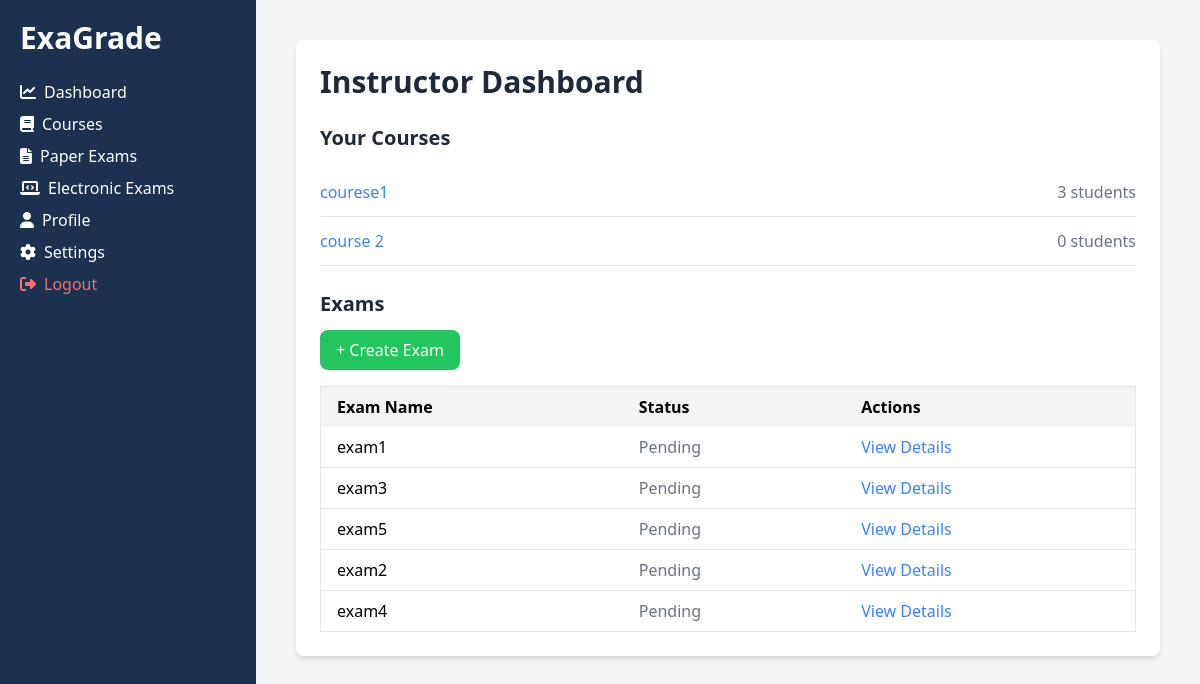
Page /users/dashboard/instructor/ (signed in) on the earlier database version.
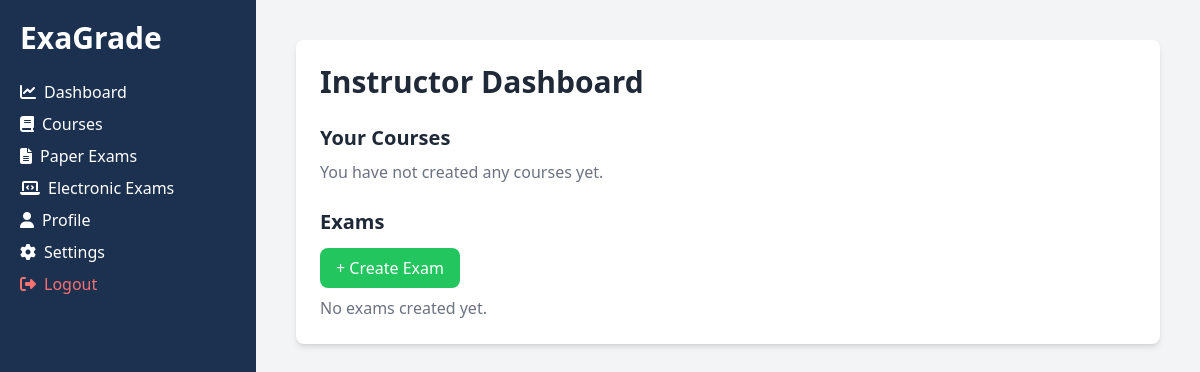
Same page on the later database version.
### courses/models.py (models this page shows, shortened)
class Course(models.Model):
    name = models.CharField(max_length=255)
    description = models.TextField(blank=True, null=True)
    instructor = models.ForeignKey(CustomUser, on_delete=models.CASCADE, related_name="courses")
    students = models.ManyToManyField(CustomUser, related_name="enrolled_courses", blank=True)
    course_code = models.CharField(max_length=6, unique=True, blank=True)  # Unique 6-digit code

### exams/models.py (models this page shows, shortened)
class Exam(models.Model):
    STATUS_CHOICES = [
        ("done", "Done"),
        ("progress", "Progress"),
        ("pending", "Pending"),
        ("requires_attention", "Requires Attention"),
    ]
    name = models.CharField(max_length=255)
    course = models.ForeignKey(Course, on_delete=models.CASCADE, related_name="exams")
    created_at = models.DateTimeField(auto_now_add=True)
    status = models.CharField(max_length=20, choices=STATUS_CHOICES, default="pending")
    instructor = models.ForeignKey(CustomUser, on_delete=models.CASCADE, related_name="exams")
    student_paper = models.FileField(upload_to="exams/student_papers/", blank=True, null=True)
    solution_module = models.FileField(upload_to="exams/solution_modules/", blank=True, null=True)
    total_marks = models.PositiveIntegerField(default=0)
    duration_minutes = models.PositiveIntegerField(default=0)

### users/views.py (the view)
# urls.py: path("dashboard/instructor/", instructor_dashboard, name="instructor_dashboard"),
@login_required
def instructor_dashboard(request):
    if not request.user.is_instructor:
        return redirect("users:student_dashboard")
    courses = Course.objects.filter(instructor=request.user)
    exams = Exam.objects.filter(course__in=courses)
    return render(request, "users/instructor_dashboard.html", {"courses": courses, "exams": exams})

### ExaGrade/users/templates/users/instructor_dashboard.html
{% extends "base.html" %}
{% block content %}
<div class="max-w-6xl mx-auto bg-white p-6 rounded-lg shadow-md">
    <h1 class="text-3xl font-bold text-gray-800">Instructor Dashboard</h1>
    <div class="mt-6">
        <h2 class="text-xl font-bold text-gray-800">Your Courses</h2>
        {% if courses %}
            <ul class="mt-4">
                {% for course in courses %}
                    <li class="border-b py-3 flex justify-between">
                        <a href="{% url 'courses:detail' course.id %}" class="text-blue-500 hover:underline">
                            {{ course.name }}
                        </a>
                        <span class="text-gray-500">{{ course.students.count }} students</span>
                    </li>
                {% endfor %}
            </ul>
        {% else %}
            <p class="text-gray-500 mt-2">You have not created any courses yet.</p>
        {% endif %}
    </div>
    <div class="mt-6">
        <h2 class="text-xl font-bold text-gray-800">Exams</h2>
        <a href="{% url 'exams:add' %}" class="mt-3 inline-block bg-green-500 text-white px-4 py-2 rounded-lg hover:bg-green-600">
            + Create Exam
        </a>
        {% if exams %}
            <table class="mt-4 w-full border">
                <thead>
                    <tr class="bg-gray-100">
                        <th class="py-2 px-4 text-left">Exam Name</th>
                        <th class="py-2 px-4 text-left">Status</th>
                        <th class="py-2 px-4 text-left">Actions</th>
                    </tr>
                </thead>
                <tbody>
                    {% for exam in exams %}
                        <tr class="border-b">
                            <td class="py-2 px-4">{{ exam.name }}</td>
                            <td class="py-2 px-4">
                                {% if exam.status == "done" %}
                                    <span class="text-green-500">Completed</span>
                                {% elif exam.status == "progress" %}
                                    <span class="text-yellow-500">In Progress</span>
                                {% else %}
                                    <span class="text-gray-500">Pending</span>
                                {% endif %}
                            </td>
                            <td class="py-2 px-4">
                                <a href="{% url 'exams:detail' exam.id %}" class="text-blue-500 hover:underline">View Details</a>
                            </td>
                        </tr>
                    {% endfor %}
                </tbody>
            </table>
        {% else %}
            <p class="text-gray-500 mt-2">No exams created yet.</p>
        {% endif %}
    </div>
</div>
{% endblock %}

### templates/base.html (shortened to what this page needs)
{% load static %}
<!DOCTYPE html>
<html lang="en">
    <head>
        <link rel="stylesheet" href="https://cdnjs.cloudflare.com/ajax/libs/font-awesome/6.5.0/css/all.min.css" />
        <script src="https://cdn.tailwindcss.com"></script>
    </head>
<body class="bg-gray-100 relative">
    <div class="flex h-screen">
        <nav id="sidebar" class="w-64 bg-[#1C304F] text-white p-5 fixed inset-y-0 left-0 overflow-y-auto h-screen transform -translate-x-full transition-transform duration-300 ease-in-out md:translate-x-0 md:block z-50">
            <h2 class="text-3xl font-bold mb-4">ExaGrade</h2>
            <ul class="mt-6 space-y-2">
                {% if user.is_authenticated %}
                    {% if user.is_instructor %}
                        <li>
                            <a href="{% url 'users:instructor_dashboard' %}" class="flex items-center space-x-2 hover:text-[#98BBF5]">
                                <i class="fas fa-chart-line"></i>
                                <span>Dashboard</span>
                            </a>
                        </li>
                    {% endif %}
                    <li>
                        <a href="{% url 'courses:list' %}" class="flex items-center space-x-2 hover:text-[#98BBF5]">
                            <i class="fas fa-book"></i>
                            <span>Courses</span>
                        </a>
                    </li>
                    {% if user.is_instructor %}
                        <li>
                            <a href="{% url 'exams:list' %}" class="flex items-center space-x-2 hover:text-[#98BBF5]">
                                <i class="fas fa-file-alt"></i>
                                <span>Paper Exams</span>
                            </a>
                        </li>
                        <li>
                                <a href="{% url 'electronic_exams:exam_list' %}" class="flex items-center space-x-2 hover:text-[#98BBF5]">
                                    <i class="fas fa-laptop-code"></i>
                                    <span>Electronic Exams</span>
                                </a>
                        </li>
                    {% endif %}
                    <li>
                        <a href="{% url 'users:profile' request.user.id %}" class="flex items-center space-x-2 hover:text-[#98BBF5]">
                            <i class="fas fa-user"></i>
                            <span>Profile</span>
                        </a>
                    </li>
                    <li>
                        <a href="{% url 'users:settings' %}" class="flex items-center space-x-2 hover:text-[#98BBF5]">
                            <i class="fas fa-cog"></i>
                            <span>Settings</span>
                        </a>
                    </li>
                    <li>
                        <a href="{% url 'users:logout' %}" class="flex items-center space-x-2 text-red-400 hover:text-red-600">
                            <i class="fas fa-sign-out-alt"></i>
                            <span>Logout</span>
                        </a>
                    </li>
                {% endif %}
            </ul>
        </nav>
        <main class="flex-1 p-10 ml-0 md:ml-64 overflow-y-auto">
            {% block content %} {% endblock %}
        </main>
    </div>
</body>
</html>

Differences in the rows shown:
removed Course: name "courese1", students.count "3"
removed Course: name "course 2", students.count "0"
removed Exam: name "exam1", status "Pending"
removed Exam: name "exam3", status "Pending"
removed Exam: name "exam5", status "Pending"
removed Exam: name "exam2", status "Pending"
removed Exam: name "exam4", status "Pending"
Other differences:
text no longer shown: "Exam Name Status Actions"
text now shown: "You have not created any courses yet. No exams created yet."
